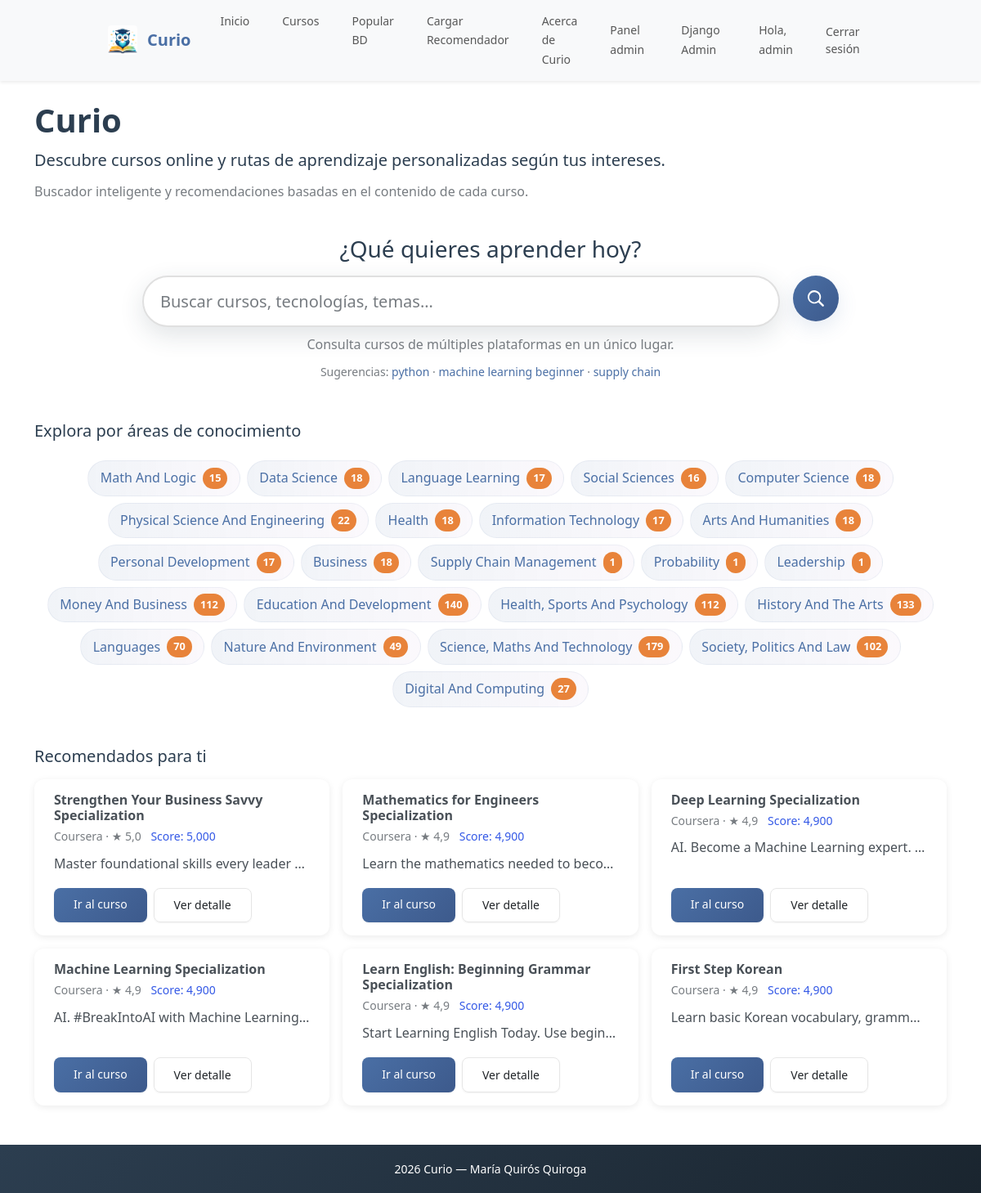
The app's page / (signed in) with its own data.
### main/models.py (models this page shows, shortened)
class Category(models.Model):
    name = models.CharField(max_length=100, unique=True)

class Course(models.Model):
    LEVEL_CHOICES = [
        ('Beginner', 'Principiante'),
        ('Intermediate', 'Intermedio'),
        ('Advanced', 'Avanzado'),
    ]
    title = models.CharField(max_length=255)
    description = models.TextField(blank=True, null=True)
    platform = models.ForeignKey(Platform, on_delete=models.CASCADE)
    level = models.CharField(max_length=20, choices=LEVEL_CHOICES, blank=True)
    duration = models.FloatField(
        null=True, blank=True, help_text="Approximate duration in hours"
    )
    instructor = models.ForeignKey(Instructor, on_delete=models.SET_NULL, null=True, blank=True)
    rating = models.FloatField(null=True, blank=True,
                               validators=[
                                    MinValueValidator(0.0),
                                    MaxValueValidator(5.0)
                               ],
                               help_text="Rating from 0.0 to 5.0")
    url = models.URLField(unique=True)
    category = models.ForeignKey(Category, on_delete=models.SET_NULL, null=True, blank=True)
    last_scraped = models.DateTimeField()
    class Meta:
        ordering = ["platform", "title"]

class Platform(models.Model):
    name = models.CharField(max_length=100, unique=True)

### main/views.py (the view)
# urls.py: path('', main_views.home, name='home'),
def home(request):
    categories = Category.objects.all()
    recommended_courses = []
    if request.user.is_authenticated:
        recommended_courses = recommend_hybrid(request.user, limit=6)
    else:
        recommended_courses = recommend_for_anonymous(limit=6)
    return render(request, 'main/home.html', {'categories': categories, 'recommended_courses': recommended_courses})

### main/recommender.py (called while the page is built, shortened)
def recommend_for_anonymous(limit=10):
    qs = (
        Course.objects
        .annotate(total_views=Sum('usercourse__viewed'))
        .order_by('-rating', '-total_views')[:limit]
    )
    recs = []
    for c in qs:
        rating_score = float(getattr(c, 'rating', 0) or 0)
        views_score = float(getattr(c, 'total_views', 0) or 0)
        score = rating_score + (views_score / 100.0)
        recs.append({'course': c, 'score': score})
    return recs

def recommend_hybrid(user, limit=10):
    interactions_count = UserCourse.objects.filter(user=user).count()
    if interactions_count < 3:
        results = recommend_for_anonymous(limit=limit + 3)
        results = [r for r in results if r['course'].id not in
                   UserCourse.objects.filter(user=user).values_list('course_id', flat=True)]
        return results[:limit]

### templates/main/home.html (shortened to what this page needs)
{% extends 'base.html' %}
{% load static %}
{% block content %}
<main class="container py-4">
    <h1 class="mb-2">Curio</h1>
    <p class="lead mb-2">
        Descubre cursos online y rutas de aprendizaje personalizadas según tus intereses.
    </p>
    <p class="text-muted mb-3">
        Buscador inteligente y recomendaciones basadas en el contenido de cada curso.
    </p>
    <section class="search-hero py-4 text-center">
        <h2 class="h3 mb-3">¿Qué quieres aprender hoy?</h2>
        <form action="{% url 'all_courses' %}" method="get" class="search-form d-flex justify-content-center mb-2">
            <input name="q" aria-label="Buscar cursos" class="form-control form-control-lg search-input" placeholder="Buscar cursos, tecnologías, temas…" />
            <button class="btn btn-primary search-btn d-flex align-items-center justify-content-center" type="submit" aria-label="Buscar">
                <svg xmlns="http://www.w3.org/2000/svg" width="20" height="20" fill="currentColor" class="bi bi-search" viewBox="0 0 16 16" aria-hidden="true">
                    <path d="M11.742 10.344a6.5 6.5 0 1 0-1.397 1.398h-.001l3.85 3.85a1 1 0 0 0 1.415-1.415l-3.85-3.85zm-5.242 1.372a5 5 0 1 1 0-10 5 5 0 0 1 0 10z"/>
                </svg>
            </button>
        </form>
        <div class="text-muted">Consulta cursos de múltiples plataformas en un único lugar.</div>
        <div class="mt-2 small text-muted">
            Sugerencias:
            <a href="{% url 'all_courses' %}?q=python" class="text-decoration-none">python</a> ·
            <a href="{% url 'all_courses' %}?q=machine+learning+beginner" class="text-decoration-none">machine learning beginner</a> ·
            <a href="{% url 'all_courses' %}?q=supply+chain" class="text-decoration-none">supply chain</a>
        </div>
    </section>
    <section class="categories py-4">
        <h2 class="h5 mb-3">Explora por áreas de conocimiento</h2>
        <div class="pill-list">
            {% for cat in categories %}
                <a href="{% url 'all_courses' %}?category={{ cat.id }}" class="category-pill"><span class="pill-label">{{ cat.name }}</span> <span class="count">{{ cat.course_set.count }}</span></a>
            {% empty %}
                <div class="list-group-item">No hay categorías disponibles.</div>
            {% endfor %}
        </div>
    </section>
    {% if recommended_courses %}
    <section class="recommended py-4">
        <h2 class="h5 mb-3">Recomendados para ti</h2>
        <div class="row g-3">
            {% for item in recommended_courses %}
            <div class="col-12 col-sm-6 col-md-4">
                <div class="card h-100">
                    <div class="card-body d-flex flex-column">
                        <h6 class="card-title mb-1">{{ item.course.title }}</h6>
                        <div class="mb-2 text-muted small">{{ item.course.platform.name }}{% if item.course.rating %} · ★ {{ item.course.rating|floatformat:1 }}{% endif %} <span class="ms-2 text-primary">Score: {{ item.score|floatformat:3 }}</span></div>
                        <p class="card-text text-truncate mb-3">{{ item.course.description|default_if_none:""|truncatechars:120 }}</p>
                        <div class="mt-auto d-flex gap-2">
                            <a href="{{ item.course.url }}" class="btn btn-sm btn-primary" target="_blank" rel="noopener">Ir al curso</a>
                            <a href="{% url 'course_detail' item.course.id %}" class="btn btn-sm btn-outline-secondary">Ver detalle</a>
                        </div>
                    </div>
                </div>
            </div>
            {% endfor %}
        </div>
    </section>
    {% endif %}
</main>
{% endblock %}

### templates/includes/navbar.html (shortened to what this page needs)
{% load static %}
<nav class="navbar navbar-expand-lg navbar-light bg-light shadow-sm">
  <div class="container-md" style="width: 80vw; max-width: 80vw;">
    <a class="navbar-brand d-flex align-items-center" href="{% url 'home' %}">
      <img src="{% static 'images/logo.png' %}" alt="Curio logo" class="navbar-logo me-2">
      <strong class="ms-1">Curio</strong>
    </a>
    <div class="collapse navbar-collapse" id="mainNavbar">
      <ul class="navbar-nav me-auto mb-2 mb-lg-0">
        <li class="nav-item"><a class="nav-link" href="{% url 'home' %}">Inicio</a></li>
        <li class="nav-item"><a class="nav-link" href="{% url 'all_courses' %}">Cursos</a></li>
        {% if user.is_staff %}
        <li class="nav-item"><a class="nav-link" href="{% url 'populate' %}">Popular BD</a></li>
        <li class="nav-item"><a class="nav-link" href="{% url 'load_recommender_data' %}">Cargar Recomendador</a></li>
        {% endif %}
        <li class="nav-item"><a class="nav-link" href="{% url 'about' %}">Acerca de Curio</a></li>
      </ul>
      <ul class="navbar-nav ms-auto mb-2 mb-lg-0">
        {% if user.is_authenticated %}
          {% if user.is_staff %}
            <li class="nav-item"><a class="nav-link" href="{% url 'admin_panel' %}">Panel admin</a></li>
            <li class="nav-item"><a class="nav-link" href="/admin/">Django Admin</a></li>
          {% endif %}
          <li class="nav-item"><a class="nav-link" href="#">Hola, {{ user.get_short_name|default:user.username }}</a></li>
          <li class="nav-item">
            <form method="post" action="{% url 'logout' %}" class="d-inline">
              <button type="submit" class="nav-link btn btn-link p-0 d-inline-flex align-items-center" style="height:100%;">Cerrar sesión</button>
            </form>
          </li>
        {% else %}
          <li class="nav-item"><a class="nav-link" href="{% url 'signup' %}">Registrarse</a></li>
          <li class="nav-item"><a class="nav-link" href="{% url 'login' %}">Iniciar sesión</a></li>
        {% endif %}
      </ul>
    </div>
  </div>
</nav>

### static/css/navbar.css (style rules this page uses)
.navbar { padding-top: 0.35rem; padding-bottom: 0.35rem; background: #fff; }
.navbar .container-md, .navbar .container { max-width: 1100px; margin-left: auto; margin-right: auto; }
.navbar-logo { width: 36px; height: 36px; object-fit: contain; border-radius: 6px; margin-right: 0.5rem; vertical-align: middle; border-radius: 4px; }

### static/css/curious.css (style rules this page uses)
:root { --curious-primary: #4a6fa5; --curious-secondary: #e8833a; --curious-accent: #f4b942; --curious-success: #5cb85c; --curious-info: #17a2b8; --curious-light: #f8f9fa; --curious-dark: #2c3e50; --curious-purple: #9b59b6; --transition-smooth: all 0.3s cubic-bezier(0.4, 0, 0.2, 1); }
* { transition: var(--transition-smooth); }
body { font-family: 'Segoe UI', Tahoma, Geneva, Verdana, sans-serif; line-height: 1.7; color: var(--curious-dark); }
h1, h2, h3, h4, h5, h6 { font-weight: 600; position: relative; display: inline-block; }
h1::after, h2::after { content: ''; position: absolute; bottom: -5px; left: 0; width: 0; height: 3px; background: linear-gradient(90deg, var(--curious-secondary), var(--curious-accent)); transition: width 0.4s ease; }
.card { border: none; border-radius: 12px; box-shadow: 0 2px 8px rgba(0,0,0,0.08); overflow: hidden; transition: transform 0.3s ease, box-shadow 0.3s ease; }
.btn { border-radius: 8px; font-weight: 500; padding: 0.6rem 1.5rem; position: relative; overflow: hidden; }
.btn::before { content: ''; position: absolute; top: 50%; left: 50%; width: 0; height: 0; border-radius: 50%; background: rgba(255, 255, 255, 0.3); transform: translate(-50%, -50%); transition: width 0.6s, height 0.6s; }
.btn-primary { background: linear-gradient(135deg, var(--curious-primary), #3d5a8c); border: none; }
a:not(.btn):not(.nav-link) { color: var(--curious-primary); text-decoration: none; position: relative; font-weight: 500; }
a:not(.btn):not(.nav-link)::after { content: ''; position: absolute; width: 100%; height: 2px; bottom: -2px; left: 0; background: var(--curious-secondary); transform: scaleX(0); transform-origin: left; transition: transform 0.3s ease; }
.form-control, .form-select { border-radius: 8px; border: 2px solid #e0e0e0; padding: 0.7rem 1rem; transition: border-color 0.3s ease, box-shadow 0.3s ease; }
.container { position: relative; }
img { transition: transform 0.3s ease, filter 0.3s ease; }
html { scroll-behavior: smooth; }
.categories .pill-list { display: flex; flex-wrap: wrap; gap: 0.5rem; margin-top: 0.5rem; justify-content: center; align-items: center; overflow-x: visible; }
.category-pill { display: inline-flex; align-items: center; gap: 0.5rem; padding: 0.45rem 0.9rem; border-radius: 999px; background: linear-gradient(90deg, rgba(74,111,165,0.08), rgba(155,89,182,0.04)); color: var(--curious-dark); text-decoration: none; border: 1px solid rgba(74,111,165,0.08); font-weight: 600; transition: transform 0.18s ease, box-shadow 0.18s ease, background 0.18s ease; }
.category-pill { white-space: nowrap; text-overflow: unset; overflow: visible; max-width: none; min-width: 0; box-sizing: border-box; justify-content: center; padding-right: 0.9rem; }
.category-pill .count { background: var(--curious-secondary); color: white; padding: 0.15rem 0.5rem; border-radius: 999px; font-size: 0.8rem; font-weight: 700; }
.category-pill .pill-label { display: inline-block; white-space: nowrap; overflow: visible; text-overflow: unset; word-break: normal; overflow-wrap: normal; vertical-align: middle; }
.search-hero { padding-top: 1.5rem; padding-bottom: 1.5rem; }
.search-form .search-input { border-radius: 9999px; box-shadow: 0 10px 30px rgba(44,62,80,0.14); padding: 0.9rem 1.25rem; max-width: 820px; width: 65vw; border-top-right-radius: 9999px; border-bottom-right-radius: 9999px; }
.search-form .search-btn { border-radius: 50%; padding: 0; width: 56px; height: 56px; min-width: 56px; display: inline-flex; align-items: center; justify-content: center; box-shadow: 0 8px 24px rgba(74,111,165,0.15); margin-left: 1rem; }

### records on screen
Category: name "Math And Logic", course_set.count "15"
Category: name "Data Science", course_set.count "18"
Category: name "Language Learning", course_set.count "17"
Category: name "Social Sciences", course_set.count "16"
Category: name "Computer Science", course_set.count "18"
Category: name "Physical Science And Engineering", course_set.count "22"
Category: name "Health", course_set.count "18"
Category: name "Information Technology", course_set.count "17"
Category: name "Arts And Humanities", course_set.count "18"
Category: name "Personal Development", course_set.count "17"
Category: name "Business", course_set.count "18"
Category: name "Supply Chain Management", course_set.count "1"
Category: name "Probability", course_set.count "1"
Category: name "Leadership", course_set.count "1"
Category: name "Money And Business", course_set.count "112"
Category: name "Education And Development", course_set.count "140"
Category: name "Health, Sports And Psychology", course_set.count "112"
Category: name "History And The Arts", course_set.count "133"
Category: name "Languages", course_set.count "70"
Category: name "Nature And Environment", course_set.count "49"
Category: name "Science, Maths And Technology", course_set.count "179"
Category: name "Society, Politics And Law", course_set.count "102"
Category: name "Digital And Computing", course_set.count "27"
Course: course "Strengthen Your Business Savvy Specialization", course.platform.name "Coursera", course.rating "5,0", score "5,000", course.description "Master foundational skills every leader…"
Course: course "Mathematics for Engineers Specialization", course.platform.name "Coursera", course.rating "4,9", score "4,900", course.description "Learn the mathematics needed to beco…"
Course: course "Deep Learning Specialization", course.platform.name "Coursera", course.rating "4,9", score "4,900", course.description "AI. Become a Machine Learning expert.…"
Course: course "Machine Learning Specialization", course.platform.name "Coursera", course.rating "4,9", score "4,900", course.description "AI. #BreakIntoAI with Machine Learning…"
Course: course "Learn English: Beginning Grammar Specialization", course.platform.name "Coursera", course.rating "4,9", score "4,900", course.description "Start Learning English Today. Use begin…"
Course: course "First Step Korean", course.platform.name "Coursera", course.rating "4,9", score "4,900", course.description "Learn basic Korean vocabulary, gramm…"

### other values on screen
{{ user.get_short_name|default:user.username }} "admin"
